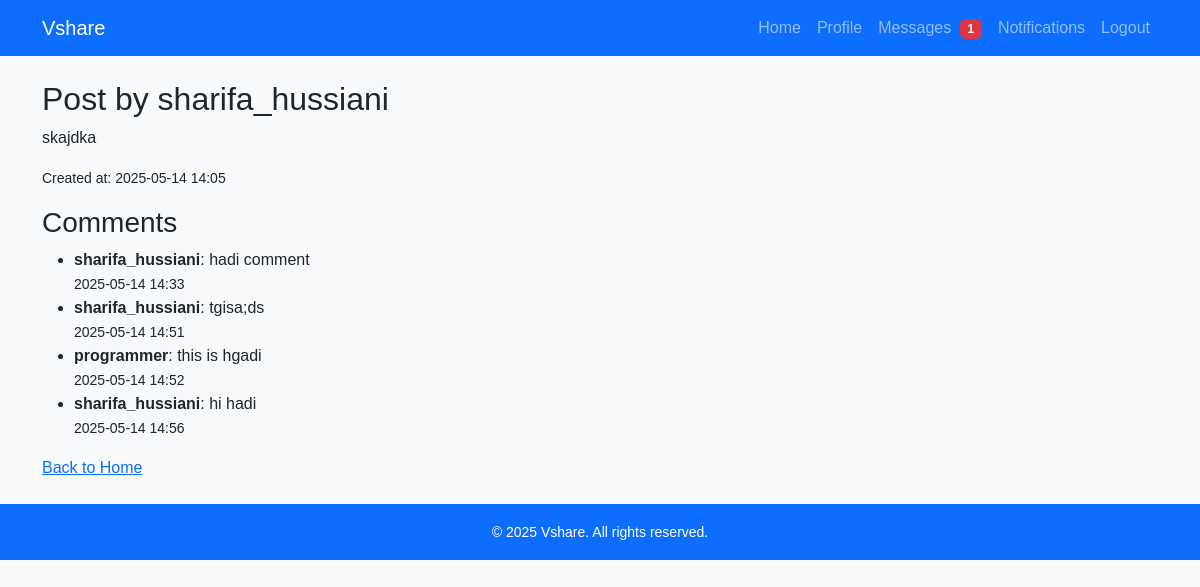
The app's page /post/9/ (signed in) with its own data.
### main/models_post_like_fixed.py (models this page shows, shortened)
class Post(models.Model):
    author = models.ForeignKey(User, on_delete=models.CASCADE, related_name='posts')
    content = models.TextField()
    created_at = models.DateTimeField(auto_now_add=True)
    likes = models.ManyToManyField(User, related_name='liked_posts', blank=True)

### main/models_comment.py (models this page shows, shortened)
class Comment(models.Model):
    post = models.ForeignKey(Post, on_delete=models.CASCADE, related_name='comments')
    author = models.ForeignKey(User, on_delete=models.CASCADE, related_name='comments')
    content = models.TextField()
    created_at = models.DateTimeField(auto_now_add=True)
    class Meta:
        ordering = ['created_at']

### main/views_post_like.py (the view)
@login_required
def post_detail(request, post_id):
    post = get_object_or_404(Post, id=post_id)
    comments = post.comments.select_related('author__profile').all()
    return render(request, 'post_detail.html', {'post': post, 'comments': comments})

### main/context_processors.py (called while the page is built)
def unread_message_count(request):
    if request.user.is_authenticated:
        count = Message.objects.filter(receiver=request.user, is_read=False).count()
    else:
        count = 0
    return {'unread_message_count': count}

### templates/post_detail.html (shortened to what this page needs)
{% extends "base.html" %}
{% block content %}
    <h2>Post by {{ post.author.username }}</h2>
    <p>{{ post.content }}</p>
    <p><small>Created at: {{ post.created_at|date:"Y-m-d H:i" }}</small></p>
    <h3>Comments</h3>
    <ul>
        {% for comment in comments %}
            <li>
                <strong>{{ comment.author.username }}</strong>: {{ comment.content }}
                <br>
                <small>{{ comment.created_at|date:"Y-m-d H:i" }}</small>
            </li>
        {% empty %}
            <li>No comments yet.</li>
        {% endfor %}
    </ul>
    <a href="{% url 'home' %}">Back to Home</a>
{% endblock %}

### static/styles.css (style rules this page uses)
body { font-family: Arial, sans-serif; background-color: #f8f9fa; margin: 0; padding: 0; }

### records on screen
Post: author.username "sharifa_hussiani", content "skajdka", created_at "2025-05-14 14:05"
Comment: author.username "sharifa_hussiani", content "hadi comment", created_at "2025-05-14 14:33"
Comment: author.username "sharifa_hussiani", content "tgisa;ds", created_at "2025-05-14 14:51"
Comment: author.username "programmer", content "this is hgadi", created_at "2025-05-14 14:52"
Comment: author.username "sharifa_hussiani", content "hi hadi", created_at "2025-05-14 14:56"

### other values on screen
{{ unread_message_count }} "1"
